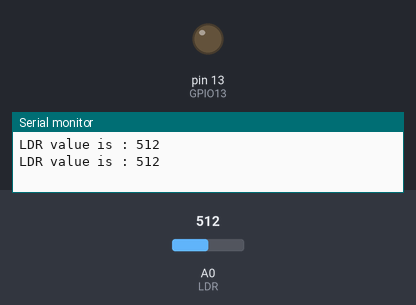
A sketch run on a simulated Arduino Uno, built with avr-gcc and run on an emulated ATmega328P. Parts: output pins drawn as LEDs (lit = HIGH), the last lines printed to the serial monitor. The test bench sets the inputs (shaded band); at power-on: A0 (LDR) = 512.

Above: at 1.8 s.
1.9 s: A0 (LDR) set to 55
3.4 s: A0 (LDR) set to 45
At 4.9 s:
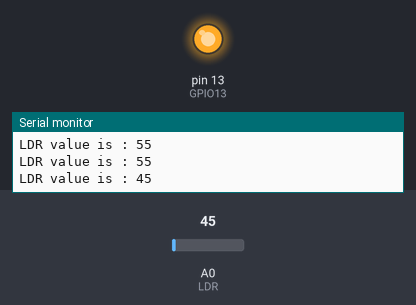
5.5 s: A0 (LDR) set to 122
At 6.4 s:
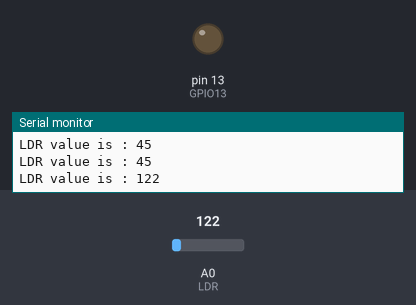
7.5 s: A0 (LDR) set to 40
At 9.2 s:
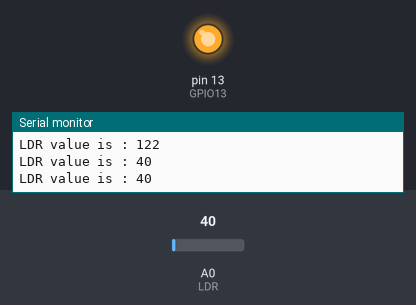
Timing chart, 0 to 10.5 s (numbered marks = the images above; inputs shaded):
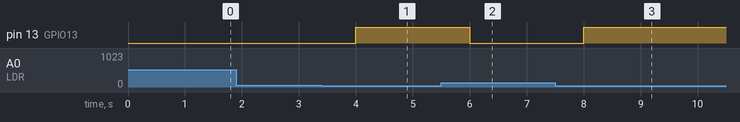

The sketch:

iotexp3.ino
```cpp
// Experiment No  3: Light Intensity Measurement using LDR and NodeMCU
// IoTExp3LightIntensity:

const int LDR = A0;
int input_val = 0;

void setup() {
  Serial.begin(9600);
  pinMode(13, OUTPUT); // GPIO13 (D7 on NodeMCU)
}

void loop() {
  input_val = analogRead(LDR);
  Serial.print("LDR value is : ");
  Serial.println(input_val);

  if (input_val < 50) {
    digitalWrite(13, HIGH);
  } else {
    digitalWrite(13, LOW);
  }

  delay(1000);
}

/*
Expected Output:
The Serial Monitor displays the light intensity values.
Light Intensity: 145
Light Intensity: 382
Light Intensity: 765

-----------------------------------------------------
Hardware Required:
- NodeMCU ESP8266
- LDR Sensor
- 10 kOhm Resistor
- LED (Optional, for dark threshold indicator on D7 / GPIO13)
- Breadboard
- Jumper Wires
- USB Cable

Software Required:
- Arduino IDE

Circuit Connections:
LDR Circuit             NodeMCU Pin
-----------------------------------
Voltage Divider Output  A0
VCC                     3.3 V
GND                     GND
LED Anode (Optional)    D7 (GPIO13)
LED Cathode (Optional)  GND

Procedure:
1. Connect the LDR and 10 kOhm resistor in a voltage divider circuit.
2. Connect the voltage divider output to the A0 pin of the NodeMCU, VCC to 3.3 V, and GND to GND (and optionally connect an LED to D7/GPIO13).
3. Open the Arduino IDE and select the NodeMCU 1.0 (ESP-12E Module) board and COM port.
4. Write or upload the program to the NodeMCU.
5. Open the Serial Monitor at 9600 baud rate.
6. Observe the light intensity values while changing the amount of light falling on the LDR.
*/
```

Measured:
- the behaviour switches between 50 and 49 on A0 (LDR) (found by bisection; images 0 and 1)
- after the input at 3.4 s, pin 13 (GPIO13): LOW → HIGH after 0.60 s
- after the input at 5.5 s, pin 13 (GPIO13): HIGH → LOW after 0.50 s
- after the input at 7.5 s, pin 13 (GPIO13): LOW → HIGH after 0.50 s
